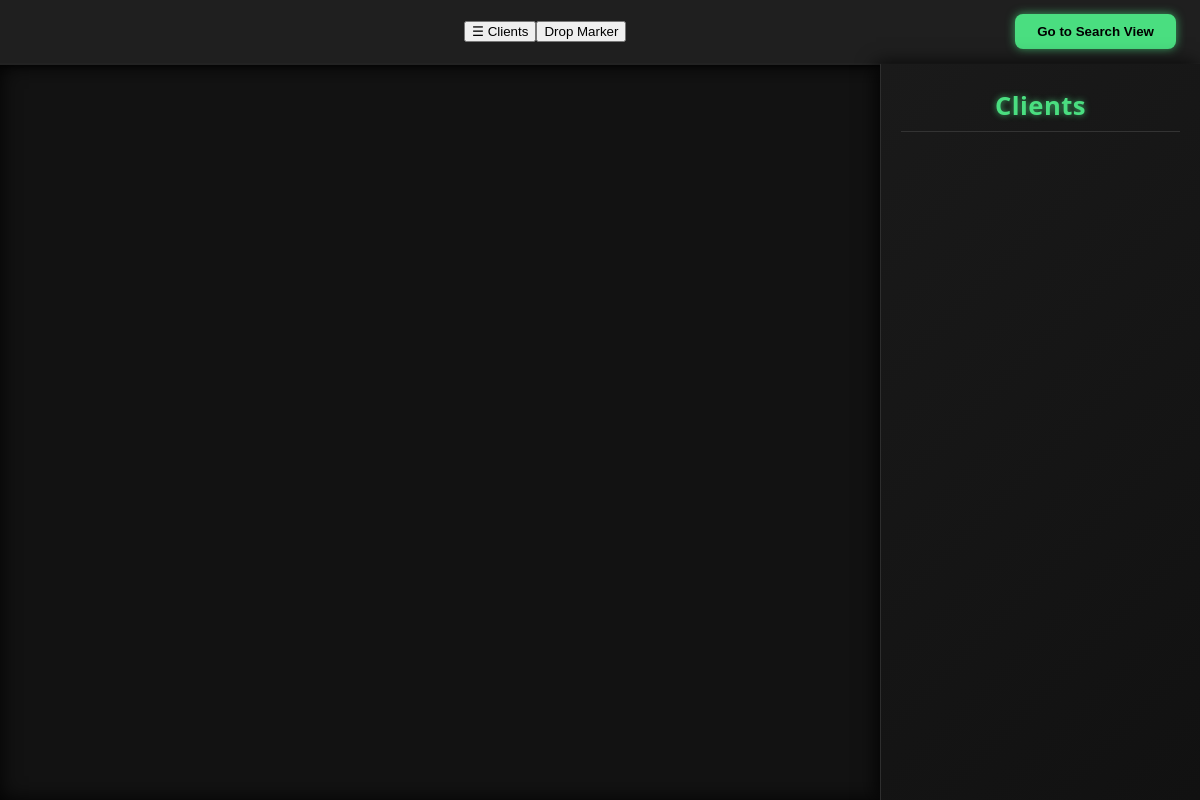
The app's page /, older data.
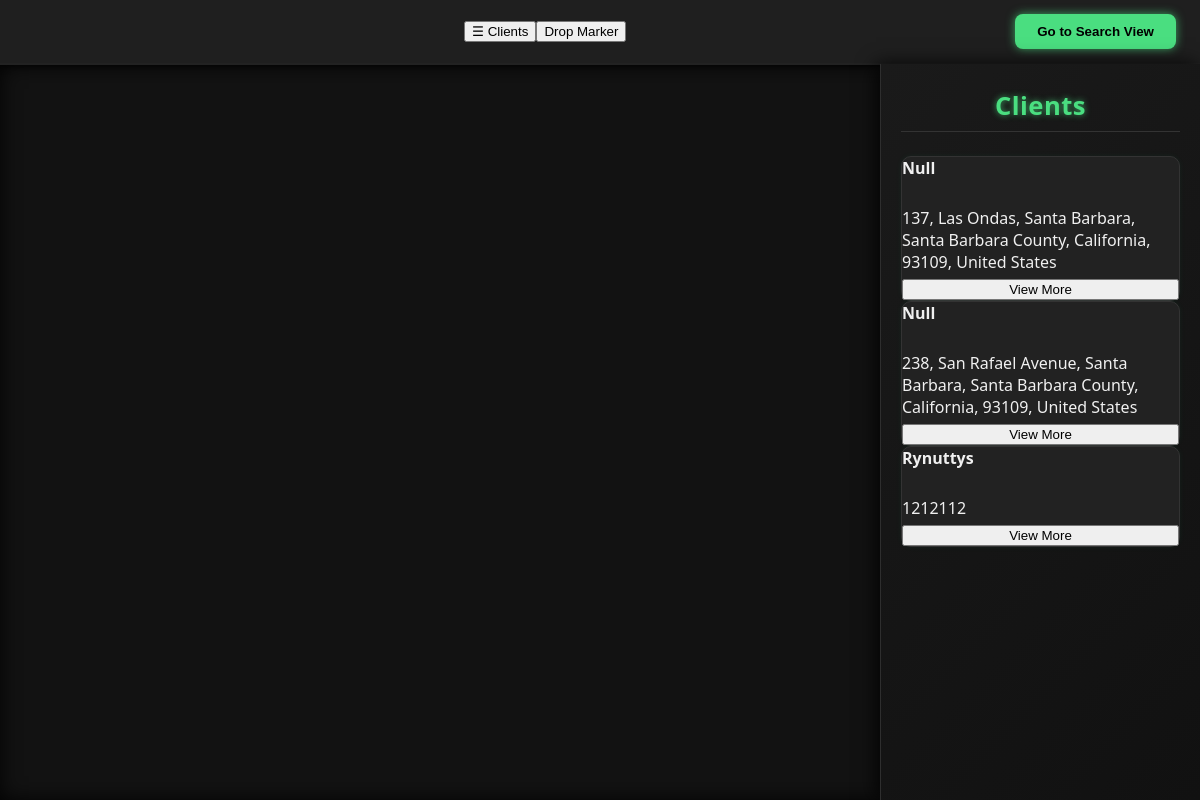
The same page, newer data.
### core/models.py (models this page shows, shortened)
class Client(models.Model):
    address = models.CharField(max_length=1000)
    last_accessed = models.DateField()
    notes = models.TextField(blank=True)
    longitude = models.FloatField(default=0)
    latitude = models.FloatField(default=0)
    color = models.IntegerField(default=0)
    name = models.CharField(max_length=100, default="Null")

### core/views.py (the view)
# urls.py: path("", views.index, name="index"),
def index(request):
    return render(request, "core/index.html", context={"clients": Client.objects.all()})

### core/templates/core/index.html (shortened to what this page needs)
<!DOCTYPE html>
<html lang="en">
<head>
  <link rel="stylesheet" href="https://unpkg.com/leaflet@1.9.4/dist/leaflet.css" />
  <link rel="stylesheet" href="https://unpkg.com/leaflet-control-geocoder/dist/Control.Geocoder.css" />
</head>
<body>
  <div id="header">
    <button id="toggle-client-sidebar" style="margin-left: 16px;">☰ Clients</button>
    <div id="marker-buttons">
      <button id="toggle-marker-mode">Drop Marker</button>
    </div>
    <button id="go-to-search" style="margin-left:auto;background:var(--accent-color);color:#000;font-weight:700;border:none;border-radius:8px;padding:10px 22px;cursor:pointer;box-shadow:0 0 10px var(--accent-glow);transition:background-color 0.3s ease;">Go to Search View</button>
  </div>
  <div id="map"></div>
<div id="client-sidebar">
  <h2>Clients</h2>
  <ul id="client-list">
    {% for client in clients %}
    <li class="client-entry">
      <strong>{{ client.name }}</strong><br>
      {{ client.address|default:"No address" }}<br>
      <button onclick="openClientModal({{ client.id }})">View More</button>
    </li>
    {% endfor %}
  </ul>
</div>
</body>
</html>

### core/templates/core/index.html (style rules this page uses)
:root { --bg-color: #121212; --header-bg: #1f1f1f; --text-color: #f0f0f0; --accent-color: #4ade80; --accent-glow: rgba(74, 222, 128, 0.7); --button-bg: #292929; --button-hover-bg: #3b3b3b; --button-shadow: 0 0 8px rgba(74, 222, 128, 0.5); --input-bg: #222; --input-border: #444; --input-focus-border: #4ade80; --tile-stroke: #4ade80; --tile-fill: rgba(74, 222, 128, 0.15); --tile-fill-selected: rgba(74, 222, 128, 0.55); }
* { box-sizing: border-box; }
body, html { margin: 0; padding: 0; height: 100%; font-family: 'Segoe UI', Tahoma, Geneva, Verdana, sans-serif; background: var(--bg-color); color: var(--text-color); overflow: hidden; user-select: none; }
#header { display: flex; align-items: center; justify-content: space-between; padding: 0 24px; height: 64px; background: var(--header-bg); box-shadow: 0 2px 6px rgba(0,0,0,0.7); border-bottom: 1px solid #222; z-index: 10000; }
#marker-buttons { display: flex; gap: 10px; align-items: center; position: relative; }
#client-sidebar { position: absolute; top: 64px; right: 0; width: 320px; height: calc(100% - 64px); background: linear-gradient(135deg, #1a1a1a 0%, #111 100%); color: var(--text-color); padding: 24px 20px; overflow-y: auto; border-left: 1px solid #2e2e2e; box-shadow: -4px 0 18px rgba(0, 0, 0, 0.85); z-index: 1000; font-family: 'Segoe UI', Tahoma, sans-serif; backdrop-filter: blur(6px); transition: transform 0.3s ease; }
#client-sidebar h2 { text-align: center; font-size: 1.6rem; margin: 0 0 24px 0; color: var(--accent-color); text-shadow: 0 0 6px var(--accent-glow); border-bottom: 1px solid #333; padding-bottom: 8px; letter-spacing: 0.5px; }
#client-sidebar ul, #client-sidebar li { list-style: none; padding: 0; margin: 0; }
.client-entry { display: flex; flex-direction: column; gap: 6px; padding: 12px 14px; background-color: #222; border: 1px solid #333; border-radius: 10px; box-shadow: 0 0 6px rgba(0, 255, 150, 0.05); transition: background-color 0.2s, transform 0.2s; }
#map { position: absolute; top: 64px; left: 0; right: 0; bottom: 0; border-top: 1px solid #222; box-shadow: inset 0 0 20px rgba(0,0,0,0.9); z-index: 0; }
#client-sidebar { transform: translateX(0); z-index: 1001; }

Row changes from the older to the newer data that the page shows:
added Client: name "Null", address "137, Las Ondas, Santa Barbara, Santa Barbara County, California, 93109, United States"
added Client: name "Null", address "238, San Rafael Avenue, Santa Barbara, Santa Barbara County, California, 93109, United States"
added Client: name "Rynuttys", address "1212112"
